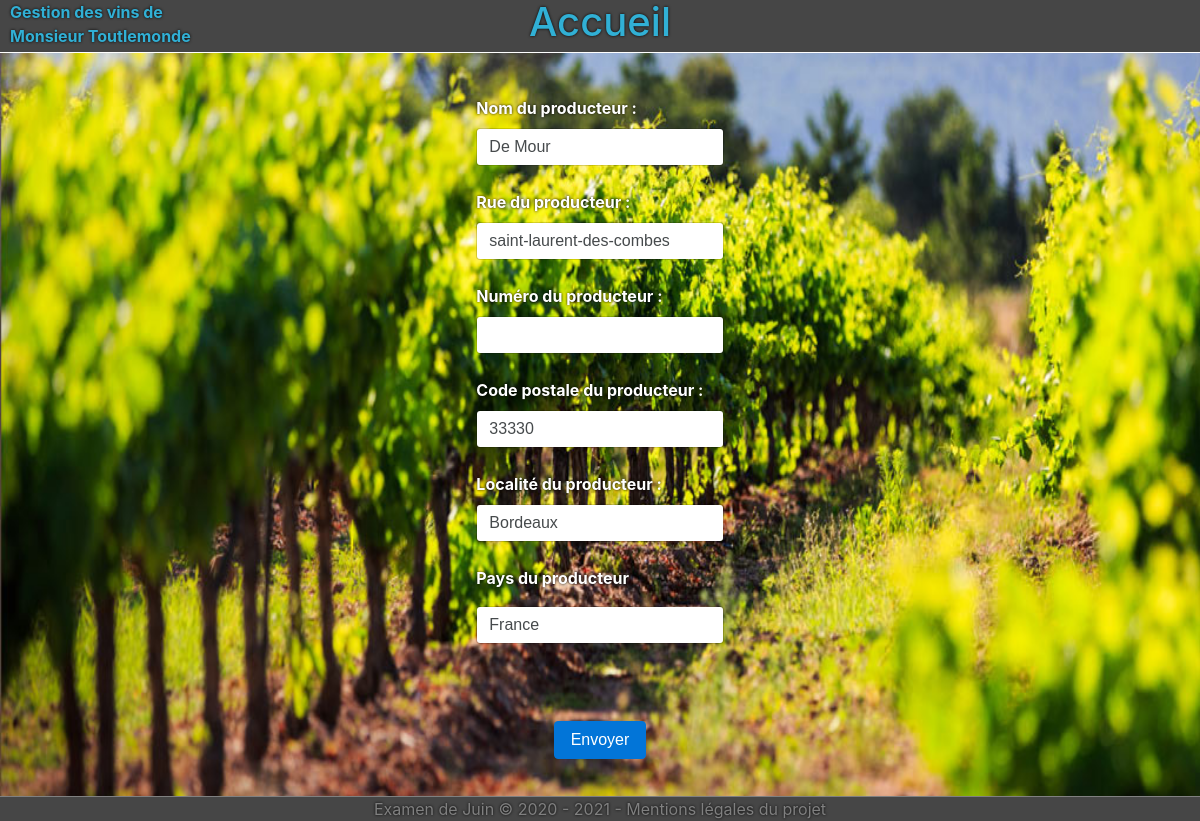
Page /producteuredit.php?idprod=37 on the committed database.
### tables this page shows
CREATE TABLE IF NOT EXISTS `producteur` (
  `idProducteur` int(11) NOT NULL AUTO_INCREMENT,
  `nomProducteur` varchar(250) NOT NULL,
  `rueProducteur` varchar(250) DEFAULT NULL,
  `numeroProducteur` varchar(10) DEFAULT NULL,
  `CPProducteur` varchar(10) NOT NULL,
  `localiteProducteur` varchar(200) NOT NULL,
  `idPays` int(11) NOT NULL,
  PRIMARY KEY (`idProducteur`),
  KEY `idPays` (`idPays`)
);

CREATE TABLE IF NOT EXISTS `pays` (
  `idPays` int(11) NOT NULL AUTO_INCREMENT,
  `nomPays` varchar(100) NOT NULL,
  PRIMARY KEY (`idPays`),
  KEY `nomPays` (`nomPays`)
);

### producteuredit.php (the view, shortened to what this page needs)
<?php
    require("./include/header.php");
    require("./include/connectDB.php");
    $error = array();
    $idprod = htmlspecialchars($_GET["idprod"]);
    if(isset($_POST["prod"])) {
        $prod = htmlspecialchars($_POST["prod"]);
        $rue = htmlspecialchars($_POST["rue"]);
        $numero = htmlspecialchars($_POST["numero"]);
        $cpp = htmlspecialchars($_POST["cpp"]);
        $localite = htmlspecialchars($_POST["localite"]);
        $paysprod = htmlspecialchars($_POST["paysprod"]);
        $request = mysqli_query($con, "SELECT * FROM pays WHERE nomPays LIKE \"$paysprod\"");
        $paystmp = mysqli_fetch_array($request);
        $paysp = $paystmp[0];
        $check = 1;
        $pattern1 = "/^[A-Za-z0-9 \-\._']*$/";
        $pattern3 = "/^[A-Za-z0-9]*$/";
        if(!preg_match($pattern1, $prod)) {
            $check = 0;
            array_push($error, "Le nom du producteur a mal été encodé</br>");
        }
        if(!preg_match($pattern1, $rue)) {
            $check = 0;
            array_push($error, "La rue du producteur a mal été encodée</br>");
        }
        if(!preg_match($pattern1, $localite)) {
            $check = 0;
            array_push($error, "La localité du producteur a mal été encodée</br>");
        }
        if(!preg_match($pattern3, $numero)) {
            $check = 0;
            array_push($error, "Le numéro du producteur a mal été encodé</br>");
        }
        if(!preg_match($pattern3, $cpp)) {
            $check = 0;
            array_push($error, "Le code postal du producteur a mal été encodé</br>");
        }
        if($check == 1) {
            if($prod != " ") {
                $request = mysqli_query($con, "UPDATE producteur SET nomProducteur = \"$prod\", rueProducteur = \"$rue\", numeroProducteur = \"$numero\", CPProducteur = \"$cpp\", localiteProducteur = \"$localite\", idPays = \"$paysp\"
                                                WHERE idProducteur LIKE \"$idprod\"");
                if($request == 1)
                    header("Location: producteur.php");
                else
                    array_push($error, "Problème lors de la modification du producteur</br>");
            }
        }
    } else {
        $request = mysqli_query($con, "SELECT * FROM producteur WHERE idProducteur LIKE \"$idprod\"");
        $data = mysqli_fetch_array($request);
        $prod = $data[1];
        $rue = $data[2];
        $numero = $data[3];
        $cpp = $data[4];
        $localite = $data[5];
        $paysprod = $data[6];
        $request = mysqli_query($con, "SELECT * FROM pays WHERE idPays LIKE \"$paysprod\"");
        $datatmp = mysqli_fetch_array($request);
        $paysprod = $datatmp[1];
    }
    $prod = ucwords($prod);
    $localite = ucwords($localite);
?>
<!DOCTYPE html>
<html lang="fr">
<head>
</head>
<body class="vin">
    <div class="page">
        <form action="" method="post">
            <div class="flex-around">
                <div class="col-md-4">
                    <label for="prod">Nom du producteur :</label></br>
                        <input type="text" name="prod" class="form-control" title="Lettres, chiffres et - _'." value="<?php echo($prod); ?>" required id="prod" pattern="[A-Za-z0-9\s\-\._']*"></br>
                    <label for="rue">Rue du producteur :</label></br>
                        <input type="text" name="rue" class="form-control" title="Lettres, chiffres et - _'." value="<?php echo($rue); ?>" id="rue" pattern="[A-Za-z0-9\s\-\._']*"></br>
                    <label for="numero">Numéro du producteur :</label></br>
                        <input type="text" name="numero" class="form-control" title="Lettres et chiffres" value="<?php echo($numero); ?>" maxlength="10" id="numero" pattern="[A-Za-z0-9]*"></br>
                    <label for="cpp">Code postale du producteur :</label></br>
                        <input type="text" name="cpp" class="form-control" title="Lettres et chiffres" value="<?php echo($cpp); ?>" maxlength="10" required id="cpp" pattern="[A-Za-z0-9]*"></br>
                    <label for="localite">Localité du producteur :</label></br>
                        <input type="text" name="localite" class="form-control" title="Lettres, chiffres et - _'." value="<?php echo($localite); ?>" required id="localite" pattern="[A-Za-z0-9\s\-\._']*"></br>
                    <p>Pays du producteur</p>
                    <input list="paysprod" name="paysprod" class="form-control" value="<?php echo($paysprod); ?>" required>
                </div>
            </div>
            <div class="text-center">
                <input type="submit" value="Envoyer" class="btn btn-primary">
            </div>
        </form>
    </div>
    <?php require("./include/footer.php"); ?>
</body>
</html>

### css/light.css (style rules this page uses)
body { background-attachment: fixed; background-size: 100%; margin: auto; }
.vin { color: #fff; text-shadow: 0px 0px 3px black; background-image: url(../image/vins.jpg); background-size: 100% 100%; }
.page { overflow: hidden; min-height: 86%; margin: 5em 10em 0em 10em; padding: 1em 1.5em 1em 1.5em; font-weight: bold; }
.flex-around { display: flex; justify-content: space-around; }
.btn { margin: 5px 0px 5px 0px; }

### rows in the picture
producteur: prod "De Mour", rue "saint-laurent-des-combes", cpp "33330", localite "Bordeaux"
pays: paysprod "France"
